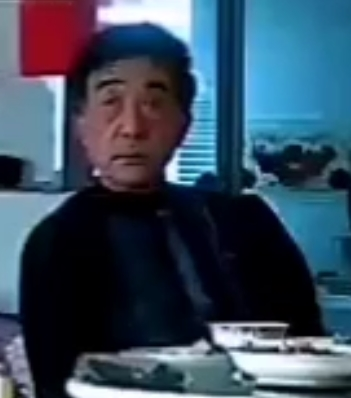
//> input picture opencv/opencv20230826/4图像处理模块基础/图像加上边框/test.jpg, 351 x 398 px
$ ./test   (built with g++ and OpenCV 4)
//> lines starting //> are read from the running program, lines starting //| are printed output that depends on the picture
#include <opencv2/opencv.hpp>
using namespace cv;
#include<iostream>
using namespace std;


#include <opencv2/highgui/highgui_c.h>
#include <opencv2/core.hpp>
#include <opencv2/imgproc.hpp>
#include <opencv2/highgui.hpp>
#include <iostream>
#include <stdio.h>
int main(int argc, char** argv)
{
	Mat src, dst;
	int borderType = BORDER_CONSTANT;
	const char* window_name = "copyMakeBorder Demo";
	RNG rng(12345);
	int top, bottom, left, right;
	const char* imageName = argc >= 2 ? argv[1] : "test.jpg";
	// Loads an image 加载图片
	src = imread(samples::findFile(imageName), IMREAD_COLOR); // Load an image
//> src is the input picture: 398 rows x 351 cols, CV_8UC3; mean B, G, R 92.9, 75.1, 56.8
	// Check if image is loaded fine
	if (src.empty()) {
		printf(" Error opening image\n");
		printf(" Program Arguments: [image_name -- default lena.jpg] \n");
		return -1;
	}
	// Brief how-to for this program
	printf("\n \t copyMakeBorder Demo: \n");
	printf("\t -------------------- \n");
	printf(" ** Press 'c' to set the border to a random constant value \n");
	printf(" ** Press 'r' to set the border to be replicated \n");
	printf(" ** Press 'ESC' to exit the program \n");
	namedWindow(window_name, WINDOW_AUTOSIZE);
	// Initialize arguments for the filter
	//初始化筛选器的参数
	top = (int)(0.05 * src.rows);
//> top = 19
	bottom = top;
//> bottom = 19
	left = (int)(0.05 * src.cols);
//> left = 17
	right = left;
//> right = 17
	for (;;)
	{
		Scalar value(rng.uniform(0, 255), rng.uniform(0, 255), rng.uniform(0, 255));
		copyMakeBorder(src, dst, top, bottom, left, right, borderType, value);
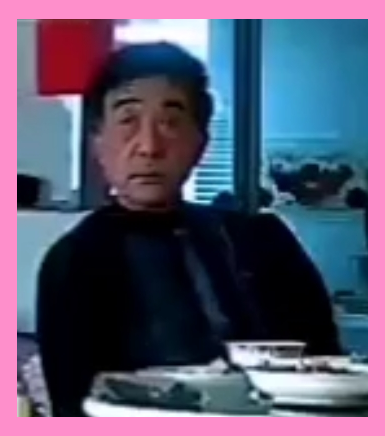
//> dst: 436 rows x 385 cols, CV_8UC3; mean B, G, R 111.3, 86.5, 89.9
//> the key 'c' is pressed
//> the key 'r' is pressed
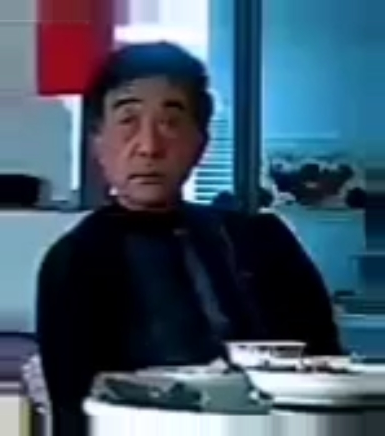
//> dst: 436 rows x 385 cols, CV_8UC3; mean B, G, R 101.4, 83.7, 64.2
		imshow(window_name, dst);
		char c = (char)waitKey(500);
//> the Esc key is pressed
		if (c == 27)//esc退出
		{
			break;
		}
		else if (c == 'c')
		{
			borderType = BORDER_CONSTANT;
		}
		else if (c == 'r')
		{
			borderType = BORDER_REPLICATE;
		}
	}
	return 0;
}
